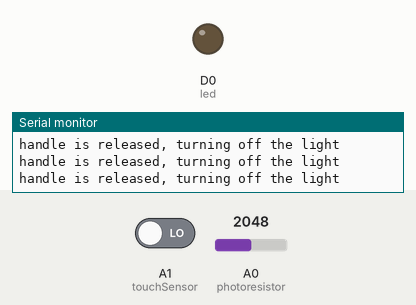
Bench run of a sketch on a simulated Particle Photon. Parts: output pins drawn as LEDs (lit = HIGH), the last lines printed to the serial monitor. Inputs (shaded band) come from the test bench; at power-on: A1 (touchSensor) LOW, A0 (photoresistor) = 2048. Pins used as bus, display or sensor lines are not drawn.

Above: at 10.8 s.
10.9 s: A1 (touchSensor) driven HIGH
16.9 s: A0 (photoresistor) set to 75
26.5 s: A0 (photoresistor) set to 63
At 30.6 s:
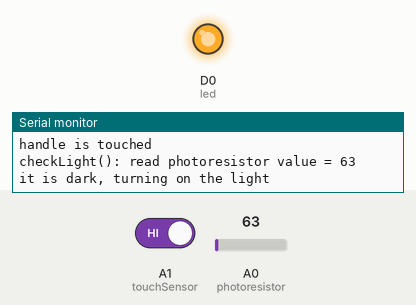
32.5 s: A0 (photoresistor) set to 135
At 36.3 s:
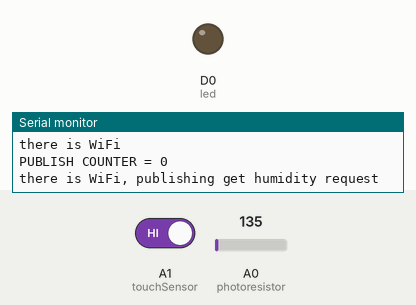
38.5 s: A0 (photoresistor) set to 55
At 41.4 s:
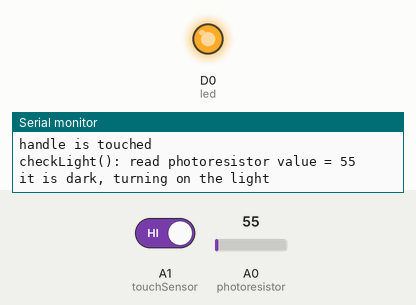
Timing chart, 0 to 42.9 s (numbered marks = the images above; inputs shaded):
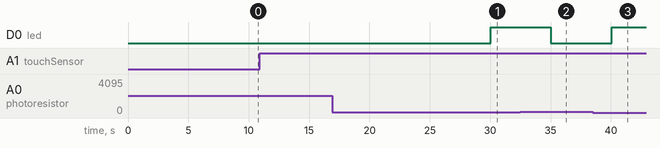

The sketch:

bikeAidv2.ino
```cpp
//based on https://docs.particle.io/guide/getting-started/examples/core/#read-your-photoresistor-function-and-variable

int led = D0; // This is where LED is plugged in. The other side goes to a resistor connected to GND.

int photoresistor = A0; // This is where photoresistor is plugged in. The other side goes to the "power" pin (below).

int touchSensor = A1; // analog output from the touch sensor

int power = A5; // This is the other end of the photoresistor. The other side is plugged into the "photoresistor" pin (above).

const int LIGHT_THRESHOLD = 70; // if there is that little light, we want to turn bike light on
const int TOUCH_THRESHOLD = 800; // if value returned by the touch sensor is greater than this threshold, bike handle is being touched
const int HUMIDITY_THRESHOLD = 95; // if humidity is greater than this threshold, lights should be turned on

const int CHECKS_DELAY = 5000; // number of miliseconds to wait between consecutive state checks
const int PUBLISH_DELAY = 3; //every PUBLISH_DELAY the main loop runs, we run publishHumidityReq() function

int lastCheckedHumidity;

int publishCounter;

void setup() {
    //setup webhook to get current humidity in selected location
    Particle.subscribe("hook-response/aaHumidity", myHandler, MY_DEVICES);


    // declaration of all pins
    pinMode(led,OUTPUT); // LED pin is output (lighting up the LED)

    pinMode(touchSensor,INPUT);  //  touch sensor pin is input (reading the sensor data)
    pinMode(photoresistor,INPUT);  //  photoresistor pin is input (reading the photoresistor)


    pinMode(power,OUTPUT); // The pin powering the photoresistor and touch sensor is output (sending out consistent power)

    //write one pin of the photoresistor and touch sensor to be the maximum possible, so that it can be used for power.
    digitalWrite(power,HIGH);


    //managing serial connection for debugging purposes
    Serial.begin(9600);   // open serial over USB
    // wait up to 10 seconds for USB host to connect
    // requires firmware >= 0.5.3
    waitFor(Serial.isConnected, 10000);

    lastCheckedHumidity = 0;
    publishCounter = 0;
}


void myHandler(const char *event, const char *data) {
  // Handle the response from weather api with humidity
    Serial.printf("humidity received = %s ",data);
    Serial.println();

    lastCheckedHumidity = parseHumidity(data);


}

int parseHumidity(const char *hString){
    int humidity = atoi(hString);
    return humidity;

}


void turnOnLight(bool turnOn){
    //turning on the actuator
    if(turnOn){
        digitalWrite(led,HIGH);
    }else{
        digitalWrite(led,LOW);
    }
}


bool checkBikeHandle(){
    //returns true if bike handle is touched
    //false otherwise

    bool handleTouched = false;
    int digitalTouchValue = digitalRead(touchSensor);
    if(digitalTouchValue == 1){
        handleTouched = true;
    }

    return handleTouched;
}


bool checkLight(){
    //returns true if there is enough light
    //false otherwise
    bool isMuchLight = true;
    //checking photoresistor value
    int analogValue = analogRead(photoresistor);

    if(analogValue < LIGHT_THRESHOLD){
        isMuchLight = false;
    }

    Serial.printf("checkLight(): read photoresistor value = %d", analogValue);
    Serial.println();

    return isMuchLight;
}

void publishHumidityReq(){
    Serial.printf("PUBLISH COUNTER = %d", publishCounter);
    Serial.println();

    //publishing humidity request every PUBLISH_DELAY times the main loop runs
    if(publishCounter == 0){
        Serial.println("there is WiFi, publishing get humidity request");

        Particle.publish("aaHumidity", PRIVATE);

    }else{
        Serial.println("there is WiFi, BUT NOT publishing req");

    }
    publishCounter++;
    if(publishCounter == PUBLISH_DELAY){
        publishCounter = 0;
    }
}

bool isWeatherBad(){
    //returns true if humidity value indicates poor visibility
    //false otherwise
    return (lastCheckedHumidity > HUMIDITY_THRESHOLD);
}

bool checkWiFi(){
    return Particle.connected();
}

void checkLoop(){
    //check if the client is touching the bike handle
    bool handleTouched = checkBikeHandle();
    if(handleTouched){
        //client is using the bike
        //check light conditions
        Serial.println("handle is touched");

        bool isLightOutside = checkLight();
        if(isLightOutside){
            //it is bright enough- turn off the light
            //and check if wifi is available
            Serial.println("it is bright enough, turning off the light");
            turnOnLight(false);

            bool wifiAvailable = checkWiFi();
            if(wifiAvailable){
                //photon is able to connect to WiFi
                //checking weather
                Serial.println("there is WiFi");

                publishHumidityReq();


                bool weatherIsBad = isWeatherBad();
                if(weatherIsBad){
                    //weather requires bike light
                    //turn on the light
                    Serial.println("weather is bad");

                    turnOnLight(true);
                }
            }
        }else{
            //it is dark outside
            //turn on the light
            Serial.println("it is dark, turning on the light");
            turnOnLight(true);
        }
    }else{
        //handle is released
        //turn off the light
        Serial.println("handle is released, turning off the light");

        turnOnLight(false);
        //set default humidity value, so that we don't work with outdated data
        lastCheckedHumidity = 0;
    }
    Serial.println();
}

void loop() {
    checkLoop();

    //wait CHECKS_DELAY between checks
    delay(CHECKS_DELAY);


}
```

Measured:
- the behaviour switches between 70 and 69 on A0 (photoresistor) (found by bisection; images 0 and 1)
- after the input at 26.5 s, D0 (led): LOW → HIGH after 3.5 s
- after the input at 32.5 s, D0 (led): HIGH → LOW after 2.5 s
- after the input at 38.5 s, D0 (led): LOW → HIGH after 1.5 s
